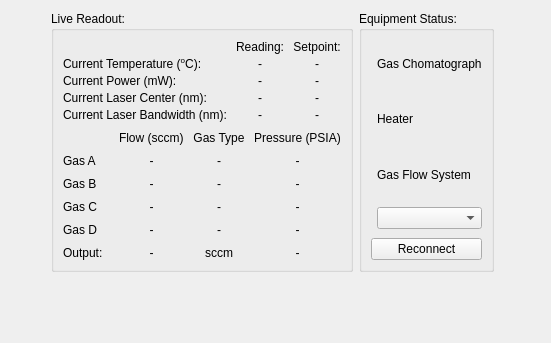
      <widget class="QWidget" name="tabLiveView">
       <attribute name="title">
        <string>Live View</string>
       </attribute>
       <layout class="QGridLayout" name="gridLayout_11" rowstretch="10,5,10" columnstretch="1,2,2,1">
        <item row="0" column="0">
         <spacer name="horizontalSpacer">
          <property name="orientation">
           <enum>Qt::Horizontal</enum>
          </property>
          <property name="sizeHint" stdset="0">
           <size>
            <width>40</width>
            <height>20</height>
           </size>
          </property>
         </spacer>
        </item>
        <item row="0" column="3">
         <spacer name="horizontalSpacer_2">
          <property name="orientation">
           <enum>Qt::Horizontal</enum>
          </property>
          <property name="sizeHint" stdset="0">
           <size>
            <width>40</width>
            <height>20</height>
           </size>
          </property>
         </spacer>
        </item>
        <item row="0" column="1">
         <widget class="QGroupBox" name="groupBox_3">
          <property name="sizePolicy">
           <sizepolicy hsizetype="Expanding" vsizetype="Expanding">
            <horstretch>0</horstretch>
            <verstretch>0</verstretch>
           </sizepolicy>
          </property>
          <property name="title">
           <string>Live Readout:</string>
          </property>
          <layout class="QVBoxLayout" name="verticalLayout_5">
           <item>
            <layout class="QVBoxLayout" name="verticalLiveReadout1_2" stretch="1,3">
             <property name="spacing">
              <number>9</number>
             </property>
             <item>
              <layout class="QGridLayout" name="gridLayout_6">
               <property name="verticalSpacing">
                <number>3</number>
               </property>
               <item row="0" column="1">
                <widget class="QLabel" name="label_31">
                 <property name="sizePolicy">
                  <sizepolicy hsizetype="Preferred" vsizetype="MinimumExpanding">
                   <horstretch>0</horstretch>
                   <verstretch>0</verstretch>
                  </sizepolicy>
                 </property>
                 <property name="layoutDirection">
                  <enum>Qt::LeftToRight</enum>
                 </property>
                 <property name="text">
                  <string>Reading:</string>
                 </property>
                 <property name="alignment">
                  <set>Qt::AlignCenter</set>
                 </property>
                </widget>
               </item>
               <item row="2" column="0">
                <widget class="QLabel" name="label_92">
                 <property name="sizePolicy">
                  <sizepolicy hsizetype="Preferred" vsizetype="MinimumExpanding">
                   <horstretch>0</horstretch>
                   <verstretch>0</verstretch>
                  </sizepolicy>
                 </property>
                 <property name="text">
                  <string>Current Power (mW):</string>
                 </property>
                </widget>
               </item>
               <item row="2" column="1">
                <widget class="QLabel" name="current_power_2">
                 <property name="sizePolicy">
                  <sizepolicy hsizetype="Preferred" vsizetype="MinimumExpanding">
                   <horstretch>0</horstretch>
                   <verstretch>0</verstretch>
                  </sizepolicy>
                 </property>
                 <property name="text">
                  <string>-</string>
                 </property>
                 <property name="alignment">
                  <set>Qt::AlignCenter</set>
                 </property>
                </widget>
               </item>
               <item row="0" column="2">
                <widget class="QLabel" name="label_34">
                 <property name="sizePolicy">
                  <sizepolicy hsizetype="Preferred" vsizetype="MinimumExpanding">
                   <horstretch>0</horstretch>
                   <verstretch>0</verstretch>
                  </sizepolicy>
                 </property>
                 <property name="layoutDirection">
                  <enum>Qt::LeftToRight</enum>
                 </property>
                 <property name="text">
                  <string>Setpoint:</string>
                 </property>
                 <property name="alignment">
                  <set>Qt::AlignCenter</set>
                 </property>
                </widget>
               </item>
               <item row="1" column="2">
                <widget class="QLabel" name="current_temp_setpoint2">
                 <property name="sizePolicy">
                  <sizepolicy hsizetype="Preferred" vsizetype="MinimumExpanding">
                   <horstretch>0</horstretch>
                   <verstretch>0</verstretch>
                  </sizepolicy>
                 </property>
                 <property name="layoutDirection">
                  <enum>Qt::LeftToRight</enum>
                 </property>
                 <property name="text">
                  <string>-</string>
                 </property>
                 <property name="alignment">
                  <set>Qt::AlignCenter</set>
                 </property>
                </widget>
               </item>
               <item row="2" column="2">
                <widget class="QLabel" name="current_power_setpoint2">
                 <property name="sizePolicy">
                  <sizepolicy hsizetype="Preferred" vsizetype="MinimumExpanding">
                   <horstretch>0</horstretch>
                   <verstretch>0</verstretch>
                  </sizepolicy>
                 </property>
                 <property name="layoutDirection">
                  <enum>Qt::LeftToRight</enum>
                 </property>
                 <property name="text">
                  <string>-</string>
                 </property>
                 <property name="alignment">
                  <set>Qt::AlignCenter</set>
                 </property>
                </widget>
               </item>
               <item row="1" column="1">
                <widget class="QLabel" name="current_temp_2">
                 <property name="sizePolicy">
                  <sizepolicy hsizetype="Preferred" vsizetype="MinimumExpanding">
                   <horstretch>0</horstretch>
                   <verstretch>0</verstretch>
                  </sizepolicy>
                 </property>
                 <property name="text">
                  <string>-</string>
                 </property>
                 <property name="alignment">
                  <set>Qt::AlignCenter</set>
                 </property>
                </widget>
               </item>
               <item row="1" column="0">
                <widget class="QLabel" name="label_91">
                 <property name="sizePolicy">
                  <sizepolicy hsizetype="Preferred" vsizetype="MinimumExpanding">
                   <horstretch>0</horstretch>
                   <verstretch>0</verstretch>
                  </sizepolicy>
                 </property>
                 <property name="text">
                  <string>&lt;html&gt;&lt;head/&gt;&lt;body&gt;&lt;p&gt;Current Temperature (&lt;span style=&quot; vertical-align:super;&quot;&gt;o&lt;/span&gt;C):&lt;/p&gt;&lt;/body&gt;&lt;/html&gt;</string>
                 </property>
                </widget>
               </item>
               <item row="3" column="0">
                <widget class="QLabel" name="label_47">
                 <property name="text">
                  <string>Current Laser Center (nm):</string>
                 </property>
                </widget>
               </item>
               <item row="3" column="2">
                <widget class="QLabel" name="current_center_setpoint2">
                 <property name="text">
                  <string>-</string>
                 </property>
                 <property name="alignment">
                  <set>Qt::AlignCenter</set>
                 </property>
                </widget>
               </item>
               <item row="3" column="1">
                <widget class="QLabel" name="current_center_2">
                 <property name="text">
                  <string>-</string>
                 </property>
                 <property name="alignment">
                  <set>Qt::AlignCenter</set>
                 </property>
                </widget>
               </item>
               <item row="4" column="0">
                <widget class="QLabel" name="label_50">
                 <property name="text">
                  <string>Current Laser Bandwidth (nm):</string>
                 </property>
                </widget>
               </item>
               <item row="4" column="1">
                <widget class="QLabel" name="current_bandwidth_2">
                 <property name="text">
                  <string>-</string>
                 </property>
                 <property name="alignment">
                  <set>Qt::AlignCenter</set>
                 </property>
                </widget>
               </item>
               <item row="4" column="2">
                <widget class="QLabel" name="current_bandwidth_setpoint2">
                 <property name="text">
                  <string>-</string>
                 </property>
                 <property name="alignment">
                  <set>Qt::AlignCenter</set>
                 </property>
                </widget>
               </item>
              </layout>
             </item>
             <item>
              <layout class="QGridLayout" name="gridLayout_10">
               <item row="0" column="1">
                <widget class="QLabel" name="label_71">
                 <property name="text">
                  <string>Flow (sccm)</string>
                 </property>
                </widget>
               </item>
               <item row="2" column="0">
                <widget class="QLabel" name="label_93">
                 <property name="text">
                  <string>Gas B</string>
                 </property>
                </widget>
               </item>
               <item row="5" column="1">
                <widget class="QLabel" name="current_gasE_flow_2">
                 <property name="text">
                  <string>-</string>
                 </property>
                 <property name="alignment">
                  <set>Qt::AlignCenter</set>
                 </property>
                </widget>
               </item>
               <item row="2" column="1">
                <widget class="QLabel" name="current_gasB_comp_2">
                 <property name="text">
                  <string>-</string>
                 </property>
                 <property name="alignment">
                  <set>Qt::AlignCenter</set>
                 </property>
                </widget>
               </item>
               <item row="5" column="2">
                <widget class="QLabel" name="label_96">
                 <property name="text">
                  <string>sccm</string>
                 </property>
                 <property name="alignment">
                  <set>Qt::AlignCenter</set>
                 </property>
                </widget>
               </item>
               <item row="2" column="2">
                <widget class="QLabel" name="current_gasB_type_2">
                 <property name="text">
                  <string>-</string>
                 </property>
                 <property name="alignment">
                  <set>Qt::AlignCenter</set>
                 </property>
                </widget>
               </item>
               <item row="0" column="2">
                <widget class="QLabel" name="label_70">
                 <property name="text">
                  <string>Gas Type</string>
                 </property>
                 <property name="alignment">
                  <set>Qt::AlignCenter</set>
                 </property>
                </widget>
               </item>
               <item row="3" column="1">
                <widget class="QLabel" name="current_gasC_comp_2">
                 <property name="text">
                  <string>-</string>
                 </property>
                 <property name="alignment">
                  <set>Qt::AlignCenter</set>
                 </property>
                </widget>
               </item>
               <item row="4" column="0">
                <widget class="QLabel" name="label_22">
                 <property name="text">
                  <string>Gas D</string>
                 </property>
                </widget>
               </item>
               <item row="1" column="0">
                <widget class="QLabel" name="label_72">
                 <property name="text">
                  <string>Gas A</string>
                 </property>
                </widget>
               </item>
               <item row="3" column="2">
                <widget class="QLabel" name="current_gasC_type_2">
                 <property name="text">
                  <string>-</string>
                 </property>
                 <property name="alignment">
                  <set>Qt::AlignCenter</set>
                 </property>
                </widget>
               </item>
               <item row="4" column="1">
                <widget class="QLabel" name="current_gasD_comp_2">
                 <property name="text">
                  <string>-</string>
                 </property>
                 <property name="alignment">
                  <set>Qt::AlignCenter</set>
                 </property>
                </widget>
               </item>
               <item row="5" column="0">
                <widget class="QLabel" name="label_95">
                 <property name="text">
                  <string>Output:</string>
                 </property>
                </widget>
               </item>
               <item row="3" column="0">
                <widget class="QLabel" name="label_94">
                 <property name="text">
                  <string>Gas C</string>
                 </property>
                </widget>
               </item>
               <item row="4" column="2">
                <widget class="QLabel" name="current_gasD_type_2">
                 <property name="text">
                  <string>-</string>
                 </property>
                 <property name="alignment">
                  <set>Qt::AlignCenter</set>
                 </property>
                </widget>
               </item>
               <item row="1" column="1">
                <widget class="QLabel" name="current_gasA_comp_2">
                 <property name="text">
                  <string>-</string>
                 </property>
                 <property name="alignment">
                  <set>Qt::AlignCenter</set>
                 </property>
                </widget>
               </item>
               <item row="1" column="2">
                <widget class="QLabel" name="current_gasA_type_2">
                 <property name="text">
                  <string>-</string>
                 </property>
                 <property name="alignment">
                  <set>Qt::AlignCenter</set>
                 </property>
                </widget>
               </item>
               <item row="0" column="3">
                <widget class="QLabel" name="label_29">
                 <property name="text">
                  <string>Pressure (PSIA)</string>
                 </property>
                 <property name="alignment">
                  <set>Qt::AlignCenter</set>
                 </property>
                </widget>
               </item>
               <item row="1" column="3">
                <widget class="QLabel" name="current_gasA_pressure_2">
                 <property name="text">
                  <string>-</string>
                 </property>
                 <property name="alignment">
                  <set>Qt::AlignCenter</set>
                 </property>
                </widget>
               </item>
               <item row="2" column="3">
                <widget class="QLabel" name="current_gasB_pressure_2">
                 <property name="text">
                  <string>-</string>
                 </property>
                 <property name="alignment">
                  <set>Qt::AlignCenter</set>
                 </property>
                </widget>
               </item>
               <item row="3" column="3">
                <widget class="QLabel" name="current_gasC_pressure_2">
                 <property name="text">
                  <string>-</string>
                 </property>
                 <property name="alignment">
                  <set>Qt::AlignCenter</set>
                 </property>
                </widget>
               </item>
               <item row="4" column="3">
                <widget class="QLabel" name="current_gasD_pressure_2">
                 <property name="text">
                  <string>-</string>
                 </property>
                 <property name="alignment">
                  <set>Qt::AlignCenter</set>
                 </property>
                </widget>
               </item>
               <item row="5" column="3">
                <widget class="QLabel" name="current_gasE_pressure_2">
                 <property name="text">
                  <string>-</string>
                 </property>
                 <property name="alignment">
                  <set>Qt::AlignCenter</set>
                 </property>
                </widget>
               </item>
              </layout>
             </item>
            </layout>
           </item>
          </layout>
         </widget>
        </item>
        <item row="0" column="2">
         <widget class="QGroupBox" name="groupBox_4">
          <property name="sizePolicy">
           <sizepolicy hsizetype="Expanding" vsizetype="Expanding">
            <horstretch>0</horstretch>
            <verstretch>0</verstretch>
           </sizepolicy>
          </property>
          <property name="title">
           <string>Equipment Status:</string>
          </property>
          <layout class="QGridLayout" name="gridLayout_12" columnstretch="1,5">
           <property name="verticalSpacing">
            <number>9</number>
           </property>
           <item row="2" column="0">
            <widget class="LedIndicator" name="heater_Status" native="true">
             <property name="styleSheet">
              <string notr="true">background-color:black</string>
             </property>
            </widget>
           </item>
           <item row="5" column="0">
            <widget class="LedIndicator" name="laser_Status" native="true">
             <property name="styleSheet">
              <string notr="true">background-color:black</string>
             </property>
            </widget>
           </item>
           <item row="0" column="0">
            <widget class="LedIndicator" name="gc_Status" native="true">
             <property name="styleSheet">
              <string notr="true">background-color:black</string>
             </property>
            </widget>
           </item>
           <item row="0" column="1">
            <widget class="QLabel" name="label_23">
             <property name="text">
              <string>Gas Chomatograph</string>
             </property>
            </widget>
           </item>
           <item row="3" column="1">
            <widget class="QLabel" name="label_26">
             <property name="text">
              <string>Gas Flow System</string>
             </property>
            </widget>
           </item>
           <item row="6" column="0" colspan="2">
            <widget class="QPushButton" name="eqpt_ReconnectBut">
             <property name="toolTip">
              <string>Restart the hardware connection process. If using Peaksimple, please close the software before reconnecting</string>
             </property>
             <property name="text">
              <string>Reconnect</string>
             </property>
            </widget>
           </item>
           <item row="2" column="1">
            <widget class="QLabel" name="label_24">
             <property name="text">
              <string>Heater</string>
             </property>
            </widget>
           </item>
           <item row="5" column="1">
            <widget class="QComboBox" name="laser_selection_box">
             <property name="toolTip">
              <string>Select the desired laser to use.</string>
             </property>
            </widget>
           </item>
           <item row="3" column="0">
            <widget class="LedIndicator" name="gas_Status" native="true">
             <property name="styleSheet">
              <string notr="true">background-color:black</string>
             </property>
            </widget>
           </item>
          </layout>
         </widget>
        </item>
        <item row="1" column="2">
         <spacer name="verticalSpacer">
          <property name="orientation">
           <enum>Qt::Vertical</enum>
          </property>
          <property name="sizeHint" stdset="0">
           <size>
            <width>20</width>
            <height>40</height>
           </size>
          </property>
         </spacer>
        </item>
        <item row="2" column="2" colspan="2">
         <widget class="QLabel" name="label_37">
          <property name="text">
           <string/>
          </property>
          <property name="pixmap">
           <pixmap>style_guide/drawing.svg</pixmap>
          </property>
          <property name="scaledContents">
           <bool>false</bool>
          </property>
          <property name="alignment">
           <set>Qt::AlignBottom|Qt::AlignRight|Qt::AlignTrailing</set>
          </property>
         </widget>
        </item>
       </layout>
      </widget>
